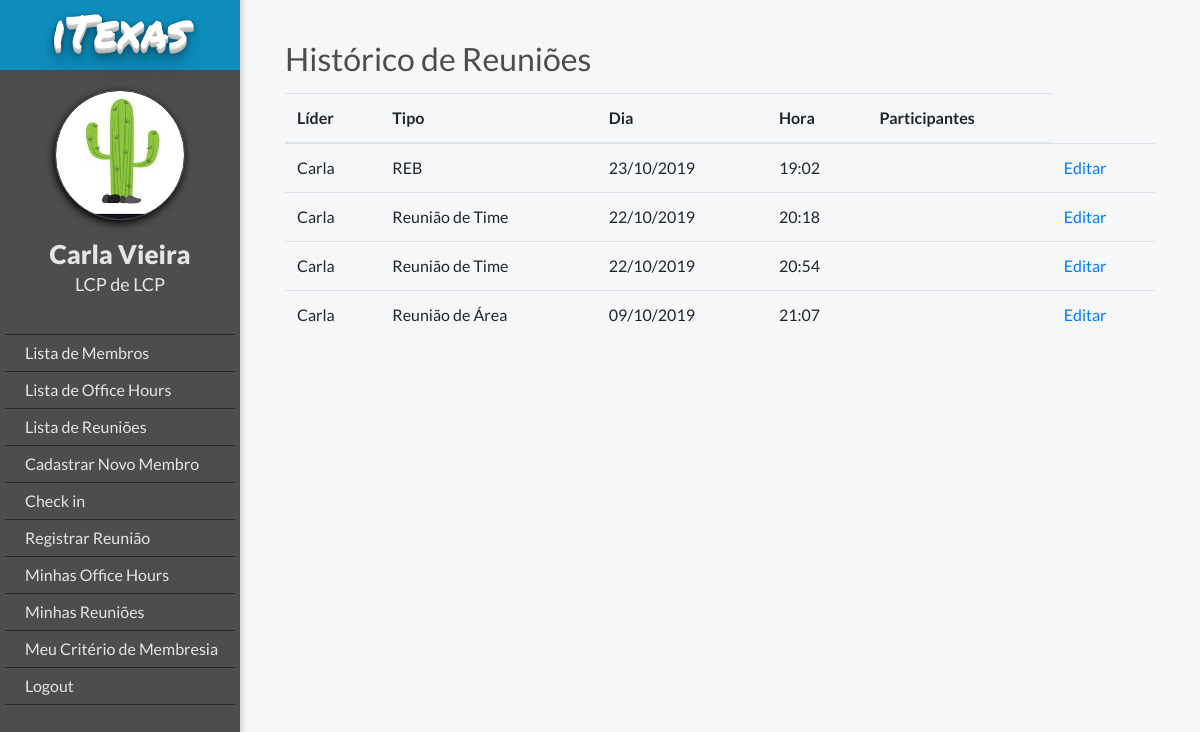
/meetings/my_meetings/ (signed in), run on an earlier commit of the app's database.
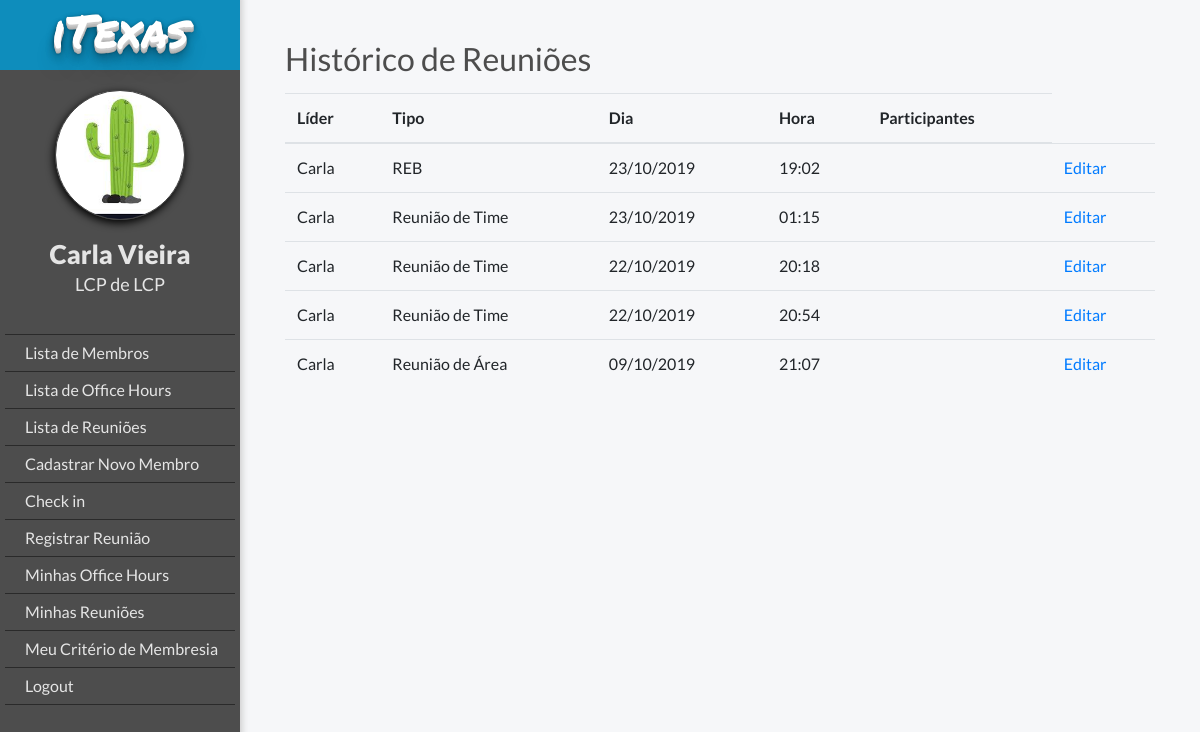
And on a later commit of the database.
### meetings/models.py (models this page shows, shortened)
class Meeting(models.Model):
    MEETINGS = (('REB', 'REB'), ('RA', 'Reunião de Área'), ('RT', 'Reunião de Time'), ('LR', 'Reunião de LR'),
                ('CN', 'Reunião de Corner'))
    type = models.CharField(max_length=3, choices=MEETINGS, blank=True, null=True, verbose_name='Tipo da Reunião')
    leader = models.ForeignKey(MyUser, verbose_name='Líder', on_delete=models.CASCADE)
    date = models.DateField(verbose_name='Dia', default=date.today)
    time = models.TimeField(verbose_name='Hora', default=timezone.now)

### members/models.py (models this page shows, shortened)
class MyUser(AbstractBaseUser):
    POST = (('1,', 'LCP'), ('2', 'LCVP'), ('3', 'TLB'), ('4', 'Membro'))
    DEPARTMENT = (
    ('1', 'LCP'), ('2', 'PM'), ('3', 'F&L'), ('4', 'B2C'), ('5', 'B2B'), ('6', 'OGE'), ('7', 'OGT'), ('8', 'OGV'),
    ('9', 'IGE'), ('10', 'IGT'),)
    email = models.EmailField(verbose_name='E-mail', max_length=255, unique=True)
    podio_code = models.CharField(max_length=10, verbose_name='ID do Podio', unique=True)
    first_name = models.CharField(max_length=20, verbose_name='Nome')
    last_name = models.CharField(max_length=20, verbose_name='Sobrenome')
    post = models.CharField(max_length=2, choices=POST, blank=True, null=True, verbose_name='Cargo')
    department = models.CharField(max_length=2, choices=DEPARTMENT, blank=True, null=True, verbose_name='Área')
    leader = models.ForeignKey("MyUser", blank=True, null=True, on_delete=models.SET_NULL, verbose_name='Líder')
    is_working = models.BooleanField(default=False)
    is_active = models.BooleanField(default=True, verbose_name='Está ativo')
    is_admin = models.BooleanField(default=False, verbose_name='É administrador')
    objects = MyUserManager()
    USERNAME_FIELD = 'podio_code'
    REQUIRED_FIELDS = ['email', 'first_name']

### meetings/views.py (the view)
# urls.py: path('my_meetings/', views.my_meetings, name='my_meetings'),
def my_meetings(request):
    meetings = Meeting.objects.filter(leader=request.user).order_by('-date')
    return render(request, 'meeting/my_meetings.html', {'meetings': meetings, 'request_user': request.user})

### templates/meeting/my_meetings.html
{% extends "base.html" %}
{% if user.is_authenticated %}
    {% block body_block %}
        <h2 class="title">Histórico de Reuniões</h2>
        <table class="table">
            <thead>
            <tr>
                <th class="table-column">Líder</th>
                <th class="table-column">Tipo</th>
                <th class="table-column">Dia</th>
                <th class="table-column">Hora</th>
                <th class="table-column">Participantes</th>
            </tr>
            </thead>
                <tbody>
            {% for meeting in meetings %}
                <tr>
                    <td>{{ meeting.leader.first_name }}</td>
                    <td>{{ meeting.get_type_display }}</td>
                    <td>{{ meeting.date|date:'d/m/Y' }}</td>
                    <td>{{ meeting.time|time:'H:i' }} </td>
                    <td>{{ meeting.participants.first_name }} </td>
                    <td><a href="{% url 'meeting_edit' meeting.id %}">Editar</a></td>
                </tr>
            {% endfor %}
                </tbody>
                </table>
    {% endblock %}
{% else %}
    <h2>Logar</h2>
{% endif %}

What changed in the data, as far as the page shows it:
added Meeting: leader.first_name "Carla", type "Reunião de Time", date "23/10/2019", time "01:15"
